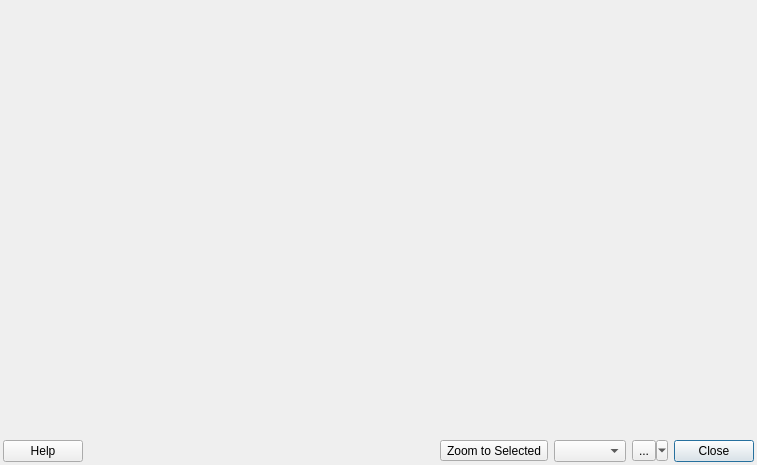
<?xml version="1.0" encoding="UTF-8"?>
<ui version="4.0">
 <class>QgsMeshSelectByExpressionDialogBase</class>
 <widget class="QDialog" name="QgsMeshSelectByExpressionDialogBase">
  <property name="geometry">
   <rect>
    <x>0</x>
    <y>0</y>
    <width>757</width>
    <height>465</height>
   </rect>
  </property>
  <property name="windowTitle">
   <string notr="true">Dialog</string>
  </property>
  <layout class="QVBoxLayout" name="verticalLayout">
   <property name="leftMargin">
    <number>3</number>
   </property>
   <property name="topMargin">
    <number>3</number>
   </property>
   <property name="rightMargin">
    <number>3</number>
   </property>
   <property name="bottomMargin">
    <number>3</number>
   </property>
   <item>
    <layout class="QGridLayout" name="gridLayout">
     <item row="1" column="4">
      <widget class="QToolButton" name="mButtonSelect">
       <property name="text">
        <string>...</string>
       </property>
       <property name="popupMode">
        <enum>QToolButton::MenuButtonPopup</enum>
       </property>
       <property name="toolButtonStyle">
        <enum>Qt::ToolButtonTextBesideIcon</enum>
       </property>
      </widget>
     </item>
     <item row="1" column="5">
      <widget class="QPushButton" name="mButtonClose">
       <property name="text">
        <string>Close</string>
       </property>
      </widget>
     </item>
     <item row="0" column="0" colspan="6">
      <widget class="QgsExpressionBuilderWidget" name="mExpressionBuilder" native="true"/>
     </item>
     <item row="1" column="2">
      <widget class="QToolButton" name="mButtonZoomToSelected">
       <property name="text">
        <string>Zoom to Selected</string>
       </property>
      </widget>
     </item>
     <item row="1" column="1">
      <spacer name="horizontalSpacer">
       <property name="orientation">
        <enum>Qt::Horizontal</enum>
       </property>
       <property name="sizeHint" stdset="0">
        <size>
         <width>40</width>
         <height>20</height>
        </size>
       </property>
      </spacer>
     </item>
     <item row="1" column="0">
      <widget class="QDialogButtonBox" name="buttonBox">
       <property name="sizePolicy">
        <sizepolicy hsizetype="Fixed" vsizetype="Fixed">
         <horstretch>0</horstretch>
         <verstretch>0</verstretch>
        </sizepolicy>
       </property>
       <property name="orientation">
        <enum>Qt::Horizontal</enum>
       </property>
       <property name="standardButtons">
        <set>QDialogButtonBox::Help</set>
       </property>
      </widget>
     </item>
     <item row="1" column="3">
      <widget class="QComboBox" name="mComboBoxElementType"/>
     </item>
    </layout>
   </item>
  </layout>
 </widget>
 <customwidgets>
  <customwidget>
   <class>QgsExpressionBuilderWidget</class>
   <extends>QWidget</extends>
   <header>qgsexpressionbuilderwidget.h</header>
   <container>1</container>
  </customwidget>
 </customwidgets>
 <resources/>
 <connections>
  <connection>
   <sender>buttonBox</sender>
   <signal>accepted()</signal>
   <receiver>QgsMeshSelectByExpressionDialogBase</receiver>
   <slot>accept()</slot>
   <hints>
    <hint type="sourcelabel">
     <x>248</x>
     <y>254</y>
    </hint>
    <hint type="destinationlabel">
     <x>157</x>
     <y>274</y>
    </hint>
   </hints>
  </connection>
  <connection>
   <sender>buttonBox</sender>
   <signal>rejected()</signal>
   <receiver>QgsMeshSelectByExpressionDialogBase</receiver>
   <slot>reject()</slot>
   <hints>
    <hint type="sourcelabel">
     <x>316</x>
     <y>260</y>
    </hint>
    <hint type="destinationlabel">
     <x>286</x>
     <y>274</y>
    </hint>
   </hints>
  </connection>
 </connections>
</ui>
